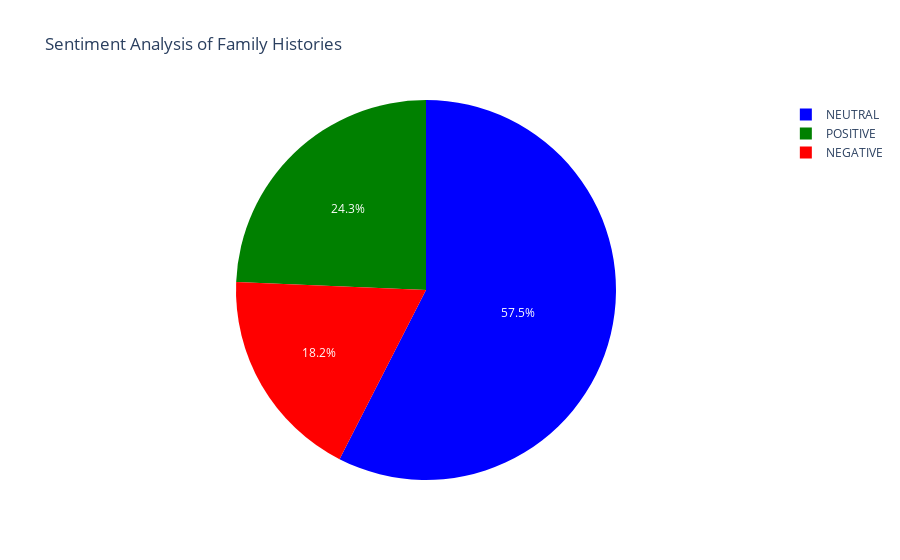

The notebook cell saved with this chart:
### Code cell
labels = ['POSITIVE', 'NEGATIVE', 'NEUTRAL']
sizes = [positive_count, negative_count, neutral_count]

fig = px.pie(values=sizes, names=labels, 
             color=labels,
             color_discrete_map={'POSITIVE': 'green', 'NEGATIVE': 'red', 'NEUTRAL': 'blue'},
             title='Sentiment Analysis of Family Histories')

fig.show()

### Figure 1 — Plotly figure (JSON) as saved in the notebook; plotly's stock layout.template omitted (floating-point values rounded to 4 significant figures)
{"data": [{"customdata": [["POSITIVE"], ["NEGATIVE"], ["NEUTRAL"]], "domain": {"x": [0, 1], "y": [0, 1]}, "hovertemplate": "label=%{label}<br>value=%{value}<br>color=%{customdata[0]}<extra></extra>", "labels": ["POSITIVE", "NEGATIVE", "NEUTRAL"], "legendgroup": "", "marker": {"colors": ["green", "red", "blue"]}, "name": "", "showlegend": true, "type": "pie", "values": [33643, 25104, 79546]}], "layout": {"legend": {"tracegroupgap": 0}, "title": {"text": "Sentiment Analysis of Family Histories"}}}
